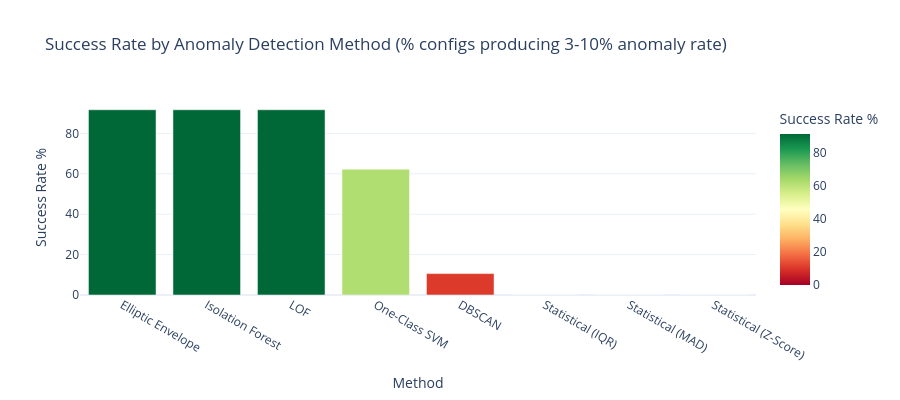

Write notebook code for a chart like this one.
### Markdown cell above
### 4.4 Model Comparison — Which Method Works Best?
> **Question:** Across 2,442 configurations, which anomaly detection method produces sensible results (3-10% anomaly rate)?

### Code cell
# Classify each model config
model_results['quality'] = model_results['anomaly_pct'].apply(
    lambda x: 'reasonable' if 3 <= x <= 10 else ('broken' if x > 20 else 'suboptimal')
)

# Summary by method
method_summary = model_results.groupby('method_type').agg(
    configs=('model', 'count'),
    success_rate=('quality', lambda x: (x == 'reasonable').mean() * 100),
    avg_anomaly_pct=('anomaly_pct', 'mean'),
    broken_pct=('quality', lambda x: (x == 'broken').mean() * 100)
).round(1).sort_values('success_rate', ascending=False)

print("📊 Model Method Performance Comparison:")
print("=" * 60)
display(method_summary)

# Visualization
fig = px.bar(
    method_summary.reset_index(),
    x='method_type', y='success_rate',
    color='success_rate',
    color_continuous_scale='RdYlGn',
    title="Success Rate by Anomaly Detection Method (% configs producing 3-10% anomaly rate)",
    labels={'success_rate': 'Success Rate %', 'method_type': 'Method'}
)
fig.update_layout(template="plotly_white", height=400)
fig.show()

print("\n💡 INSIGHT: Isolation Forest dominates with highest success rate.")
print("   DBSCAN mostly 'breaks' — its density-based approach doesn't suit time-series anomaly detection.")

### Figure 1 — Plotly figure (JSON) as saved in the notebook; plotly's stock layout.template omitted (floating-point values rounded to 4 significant figures)
{"data": [{"hovertemplate": "Method=%{x}<br>Success Rate %=%{marker.color}<extra></extra>", "legendgroup": "", "marker": {"color": [91.7, 91.7, 91.7, 62.3, 10.6, 0.0, 0.0, 0.0], "coloraxis": "coloraxis", "pattern": {"shape": ""}}, "name": "", "orientation": "v", "showlegend": false, "textposition": "auto", "type": "bar", "x": ["Elliptic Envelope", "Isolation Forest", "LOF", "One-Class SVM", "DBSCAN", "Statistical (IQR)", "Statistical (MAD)", "Statistical (Z-Score)"], "xaxis": "x", "y": [91.7, 91.7, 91.7, 62.3, 10.6, 0.0, 0.0, 0.0], "yaxis": "y"}], "layout": {"barmode": "relative", "coloraxis": {"colorbar": {"title": {"text": "Success Rate %"}}, "colorscale": [[0, "rgb(165,0,38)"], [0.1, "rgb(215,48,39)"], [0.2, "rgb(244,109,67)"], [0.3, "rgb(253,174,97)"], [0.4, "rgb(254,224,139)"], [0.5, "rgb(255,255,191)"], [0.6, "rgb(217,239,139)"], [0.7, "rgb(166,217,106)"], [0.8, "rgb(102,189,99)"], [0.9, "rgb(26,152,80)"], [1, "rgb(0,104,55)"]]}, "height": 400, "legend": {"tracegroupgap": 0}, "title": {"text": "Success Rate by Anomaly Detection Method (% configs producing 3-10% anomaly rate)"}, "xaxis": {"anchor": "y", "domain": [0, 1], "title": {"text": "Method"}}, "yaxis": {"anchor": "x", "domain": [0, 1], "title": {"text": "Success Rate %"}}}}
